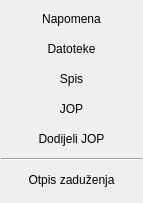
            <widget class="QWidget" name="scrollAreaWidgetContents_7">
             <property name="geometry">
              <rect>
               <x>0</x>
               <y>0</y>
               <width>143</width>
               <height>203</height>
              </rect>
             </property>
             <layout class="QVBoxLayout" name="verticalLayout_13">
              <property name="spacing">
               <number>1</number>
              </property>
              <property name="leftMargin">
               <number>1</number>
              </property>
              <property name="topMargin">
               <number>1</number>
              </property>
              <property name="rightMargin">
               <number>1</number>
              </property>
              <property name="bottomMargin">
               <number>1</number>
              </property>
              <item>
               <widget class="QPushButton" name="pushButton_38">
                <property name="text">
                 <string>Napomena</string>
                </property>
                <property name="icon">
                 <iconset resource="../../resources/DonatForm.qrc">
                  <normaloff>:/InDonat/Forms/images/dll-icon.jpg</normaloff>:/InDonat/Forms/images/dll-icon.jpg</iconset>
                </property>
                <property name="flat">
                 <bool>true</bool>
                </property>
               </widget>
              </item>
              <item>
               <widget class="QPushButton" name="pushButton_37">
                <property name="text">
                 <string>Datoteke</string>
                </property>
                <property name="icon">
                 <iconset resource="../../resources/DonatForm.qrc">
                  <normaloff>:/InDonat/Forms/images/dll-icon.jpg</normaloff>:/InDonat/Forms/images/dll-icon.jpg</iconset>
                </property>
                <property name="flat">
                 <bool>true</bool>
                </property>
               </widget>
              </item>
              <item>
               <widget class="QPushButton" name="pushButton_36">
                <property name="text">
                 <string>Spis</string>
                </property>
                <property name="icon">
                 <iconset resource="../../resources/DonatForm.qrc">
                  <normaloff>:/InDonat/Forms/images/dll-icon.jpg</normaloff>:/InDonat/Forms/images/dll-icon.jpg</iconset>
                </property>
                <property name="flat">
                 <bool>true</bool>
                </property>
               </widget>
              </item>
              <item>
               <widget class="QPushButton" name="pushButton_35">
                <property name="text">
                 <string>JOP</string>
                </property>
                <property name="icon">
                 <iconset resource="../../resources/DonatForm.qrc">
                  <normaloff>:/InDonat/Forms/images/dll-icon.jpg</normaloff>:/InDonat/Forms/images/dll-icon.jpg</iconset>
                </property>
                <property name="flat">
                 <bool>true</bool>
                </property>
               </widget>
              </item>
              <item>
               <widget class="QPushButton" name="pushButton_42">
                <property name="text">
                 <string>Dodijeli JOP</string>
                </property>
                <property name="icon">
                 <iconset resource="../../resources/DonatForm.qrc">
                  <normaloff>:/InDonat/Forms/images/dll-icon.jpg</normaloff>:/InDonat/Forms/images/dll-icon.jpg</iconset>
                </property>
                <property name="flat">
                 <bool>true</bool>
                </property>
               </widget>
              </item>
              <item>
               <widget class="Line" name="line_2">
                <property name="orientation">
                 <enum>Qt::Horizontal</enum>
                </property>
               </widget>
              </item>
              <item>
               <widget class="QPushButton" name="pushButton_34">
                <property name="text">
                 <string>Otpis zaduženja</string>
                </property>
                <property name="icon">
                 <iconset resource="../../resources/DonatForm.qrc">
                  <normaloff>:/InDonat/Forms/images/dll-icon.jpg</normaloff>:/InDonat/Forms/images/dll-icon.jpg</iconset>
                </property>
                <property name="flat">
                 <bool>true</bool>
                </property>
               </widget>
              </item>
             </layout>
            </widget>
